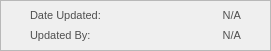
    <widget class="QFrame" name="basePopUpBodyFrame_10">
     <property name="geometry">
      <rect>
       <x>980</x>
       <y>590</y>
       <width>271</width>
       <height>51</height>
      </rect>
     </property>
     <property name="styleSheet">
      <string notr="true">#basePopUpBodyFrame_10 {
	background-color: rgb(247, 247, 247);
	border: 1px solid rgb(194, 194, 194);
	border-radius: 10px;
}</string>
     </property>
     <property name="frameShape">
      <enum>QFrame::Shape::StyledPanel</enum>
     </property>
     <property name="frameShadow">
      <enum>QFrame::Shadow::Raised</enum>
     </property>
     <widget class="QLabel" name="label_DateUpdated">
      <property name="geometry">
       <rect>
        <x>30</x>
        <y>0</y>
        <width>81</width>
        <height>31</height>
       </rect>
      </property>
      <property name="font">
       <font>
        <family>Arial</family>
        <pointsize>8</pointsize>
       </font>
      </property>
      <property name="styleSheet">
       <string notr="true">#label_DateUpdated{
	background-color:transparent;
	color:#4f4f4f;
}</string>
      </property>
      <property name="text">
       <string>Date Updated:</string>
      </property>
      <property name="alignment">
       <set>Qt::AlignmentFlag::AlignLeading|Qt::AlignmentFlag::AlignLeft|Qt::AlignmentFlag::AlignVCenter</set>
      </property>
     </widget>
     <widget class="QLabel" name="display_DateUpdated">
      <property name="geometry">
       <rect>
        <x>130</x>
        <y>0</y>
        <width>111</width>
        <height>31</height>
       </rect>
      </property>
      <property name="font">
       <font>
        <family>Arial</family>
        <pointsize>8</pointsize>
       </font>
      </property>
      <property name="styleSheet">
       <string notr="true">#display_DateUpdated{
	background-color:transparent;
	color:#4f4f4f;
}</string>
      </property>
      <property name="text">
       <string>N/A</string>
      </property>
      <property name="alignment">
       <set>Qt::AlignmentFlag::AlignRight|Qt::AlignmentFlag::AlignTrailing|Qt::AlignmentFlag::AlignVCenter</set>
      </property>
     </widget>
     <widget class="QLabel" name="display_UpdatedBy">
      <property name="geometry">
       <rect>
        <x>130</x>
        <y>20</y>
        <width>111</width>
        <height>31</height>
       </rect>
      </property>
      <property name="font">
       <font>
        <family>Arial</family>
        <pointsize>8</pointsize>
       </font>
      </property>
      <property name="styleSheet">
       <string notr="true">#display_UpdatedBy{
	background-color:transparent;
	color:#4f4f4f;
}</string>
      </property>
      <property name="text">
       <string>N/A</string>
      </property>
      <property name="alignment">
       <set>Qt::AlignmentFlag::AlignRight|Qt::AlignmentFlag::AlignTrailing|Qt::AlignmentFlag::AlignVCenter</set>
      </property>
     </widget>
     <widget class="QLabel" name="label_UpdatedBy">
      <property name="geometry">
       <rect>
        <x>30</x>
        <y>20</y>
        <width>81</width>
        <height>31</height>
       </rect>
      </property>
      <property name="font">
       <font>
        <family>Arial</family>
        <pointsize>8</pointsize>
       </font>
      </property>
      <property name="styleSheet">
       <string notr="true">#label_UpdatedBy{
	background-color:transparent;
	color:#4f4f4f;
}</string>
      </property>
      <property name="text">
       <string>Updated By:</string>
      </property>
      <property name="alignment">
       <set>Qt::AlignmentFlag::AlignLeading|Qt::AlignmentFlag::AlignLeft|Qt::AlignmentFlag::AlignVCenter</set>
      </property>
     </widget>
    </widget>
